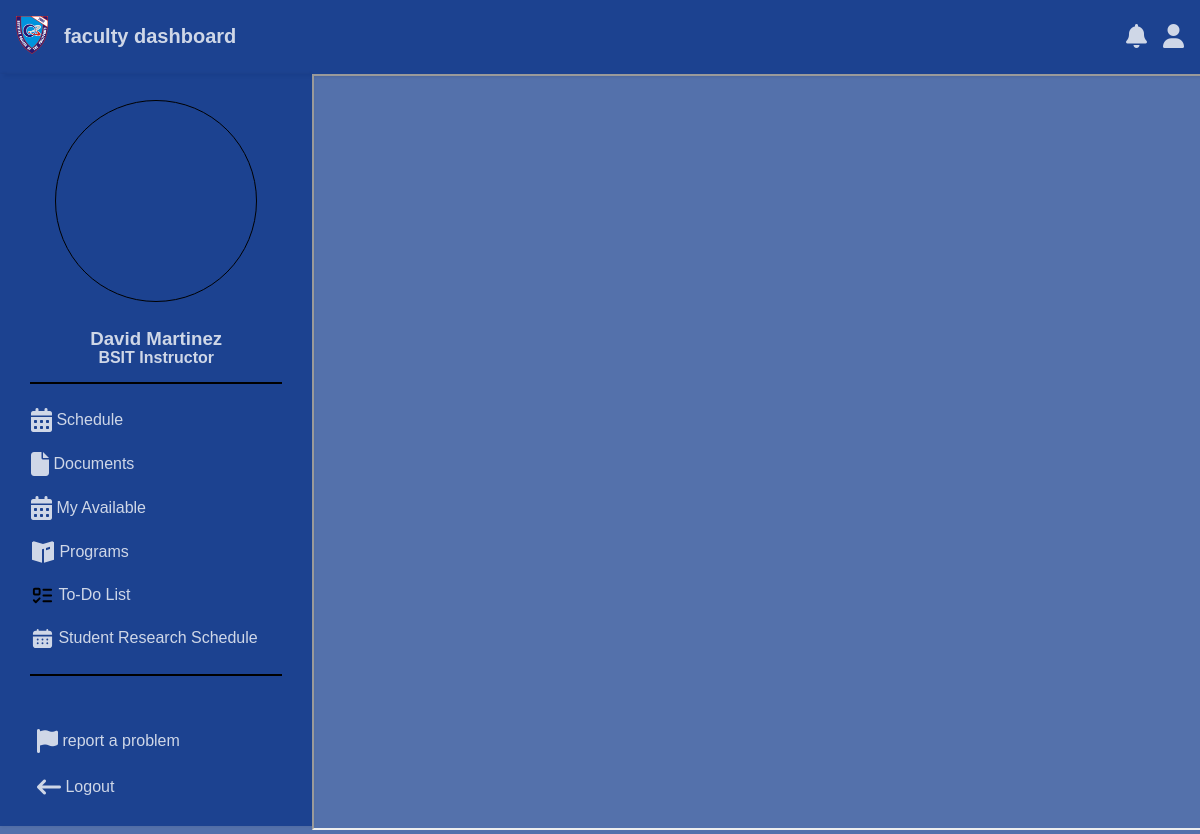
/index.php (signed in), run on the app's committed database.
### tables this page shows
CREATE TABLE `faculty` (
  `faculty_id` int(11) NOT NULL,
  `firstname` varchar(50) NOT NULL,
  `middlename` varchar(50) DEFAULT NULL,
  `lastname` varchar(50) NOT NULL,
  `college` varchar(100) DEFAULT NULL,
  `employment_status` enum('Full-Time','Part-Time') DEFAULT 'Full-Time',
  `address` text DEFAULT NULL,
  `phone_no` varchar(20) NOT NULL,
  `departmentID` varchar(50) DEFAULT NULL,
  `role` enum('Dean','Department Head','Instructor') DEFAULT NULL,
  `master_specialization` varchar(255) DEFAULT NULL,
  `created_at` timestamp NOT NULL DEFAULT current_timestamp(),
  `max_weekly_hours` int(11) DEFAULT 18,
  `availability` text NOT NULL,
  `start_time` time NOT NULL,
  `end_time` time NOT NULL
);

### back/index.php (called while the page is built, shortened)
<?php
include_once("./connections/connection.php");
$id = $_SESSION['id'];
$role = $_SESSION['role'];
try {
    $sql = "SELECT * FROM `faculty` WHERE `faculty_id` = ?";
    $stmt = $pdo->prepare($sql);
    $stmt->execute([$id]);
    $row = $stmt->fetch(PDO::FETCH_ASSOC);
    if ($row) {
        $departmentId = $row['departmentID'];
    } else {
        header("Location: /facultyloading/back/logout.php");
        exit();
    }
} catch (PDOException $e) {
    die("Database error: " . $e->getMessage());
}
?>

### index.php (the view, shortened to what this page needs)
<?php
    include_once("./back/index.php");
?>
<!DOCTYPE html>
<html lang="en">
    <head>
        <link rel="stylesheet" href="./css/index.css">
        <link rel="stylesheet" href="https://cdnjs.cloudflare.com/ajax/libs/font-awesome/6.6.0/css/all.min.css">
    </head>
<body>
    <header>
        <div style="display: flex; align-items: center;">
            <span class="logo">
                <a href="http://localhost/facultyloading/index.php"><img src="./assets/logo300.png" alt="Logo" style="width:2rem;"/></a>
            </span>
            <span class="header-title">faculty dashboard</span>
        </div>
        <div class="header-icons">
            <i class="fa-solid fa-bell" onclick="toggleNotification()"></i>
            <a onclick="loadFrame('profile','<?php echo $role?>','<?php ?>')">
                <i class="fa-solid fa-user"></i>
            </a>
        </div>
    </header>
    <div class="container">
        <aside class="sidebar">
            <div class="profile">
            </div>
            <h3><?php echo $row['firstname']." ".$row['lastname']?></h3>
            <h4><?php echo "<span>".$row['departmentID']."</span>"." " .$row['role']?></h4>
            <hr>
            <nav class="side_nav" id="navMenu">
                <?php if($row['role'] == "Instructor"){ ?>
                    <a href="#" onclick="loadFrame('view_sched','<?php echo $role;?>','<?php echo $departmentId;?>')" class="nav-item"><i class="fa-solid fa-calendar-days"></i>&nbsp;Schedule</a>
                    <a href="#" onclick="documents()" class="nav-item"><i class="fa-solid fa-file"></i>&nbsp;Documents</a>
                    <a href="#" onclick="loadFrame('available','<?php echo $role;?>','<?php echo $departmentId;?>')" class="nav-item"><i class="fa-solid fa-calendar-days"></i>&nbsp;My Available</a>
                <?php } ?>
                <a href="#" onclick="loadFrame('programs','<?php echo $role;?>','<?php echo $departmentId;?>')" class="nav-item"><span class="nrk--media-programguide-active"></span>&nbsp;Programs</a>
                <a href="#" onclick="todo()" class="nav-item"><span class="lucide--list-todo"></span>&nbsp;To-Do List</a>
                <a href="#" onclick="loadFrame('crads')" class="nav-item"><span class="uis--schedule"></span>&nbsp;Student Research Schedule</a>
            </nav>
            <hr>
            <div class="logout-container">
                <button id="reportProblemBtn"><a href="#" class="nav-item"><i class="fa-solid fa-flag"></i>&nbsp;report a problem</a></button>
                <button><a href="/facultyloading/back/logout.php" class="nav-item logout-button"><i class="fa-solid fa-arrow-left-long"></i>&nbsp;Logout</a></button>
            </div>
        </aside>
        <div style="width:100%; ">
        <?php if($row['role'] == "Instructor"){ ?>
            <iframe id="frame" src="../facultyloading/frame/dashboard.php" width="100%" height="100%" title="nav">
            </iframe>
        <?php } ?>
        </div>
    </div>
</body>
</html>

### css/index.css (style rules this page uses)
:root { --secondary-txt-color: #4a5568; --secondary-color: #e2e8f0; --color: darkslategrey; --text-color: #ffffffc9; --background-color: rgb(0 44 131 / 67%); }
body { font-family: Arial, sans-serif; margin: 0; padding: 0; background-color: var(--background-color); color: var(--text-color); overflow: hidden; }
.container { display: flex; min-height: 90vh; }
header { background-color: var(--background-color); padding: 1rem; box-shadow: 4px 3px 3px 0 rgba(0, 0, 0, 0.1); display: flex; justify-content: space-between; align-items: center; }
.logo { margin-right: 1rem; }
.header-title { font-size: 1.25rem; font-weight: 600; }
.header-icons { display: flex; gap: 1rem; }
.side_nav { overflow-y: scroll; max-height: 397px; }
.nav-item { display: flex; align-items: center; padding: 10px 15px; color: var(--text-color); text-decoration: none; border-radius: 5px; transition: background 0.3s ease, color 0.3s ease; }
.sidebar { width: 379px; background-color: var(--background-color); padding: 1rem; box-shadow: 1px 0 3px 0 rgba(0, 0, 0, 0.1); display: flex; flex-direction: column; height: 90vh; }
.logout-container { margin-top: auto; }
.fa-solid, .fas { font-weight: 900; font-size: 24px; }
.profile { border: 1px solid black; border-radius: 50%; overflow: hidden; width: 200px; height: 200px; display: flex; margin: 10px auto; }
h3 { text-align: center; margin: 16px auto -2px; color: var(--text-color); }
h4 { margin: 1px auto; color: var(--text-color); }
hr { margin: 14px; border: 1px solid black; }
.nrk--media-programguide-active { display: inline-block; width: 24px; height: 24px; background-color: currentColor; -webkit-mask-image: var(--svg); mask-image: var(--svg); -webkit-mask-repeat: no-repeat; mask-repeat: no-repeat; -webkit-mask-size: 100% 100%; mask-size: 100% 100%; }
.lucide--list-todo { display: inline-block; width: 1em; height: 1em; font-size: 23px; background-repeat: no-repeat; background-size: 100% 100%; }
.uis--schedule { display: inline-block; width: 1em; height: 1em; font-size: 23px; background-color: currentColor; -webkit-mask-image: var(--svg); mask-image: var(--svg); -webkit-mask-repeat: no-repeat; mask-repeat: no-repeat; -webkit-mask-size: 100% 100%; mask-size: 100% 100%; }

### index.php (style rules this page uses)
button { cursor: pointer; }
button { border: none; font-size: 1rem; background: none; }
.logout-container { display: flex; flex-direction: column; }

### data on the page
faculty: firstname "David", lastname "Martinez", departmentID "BSIT", role "Instructor"
